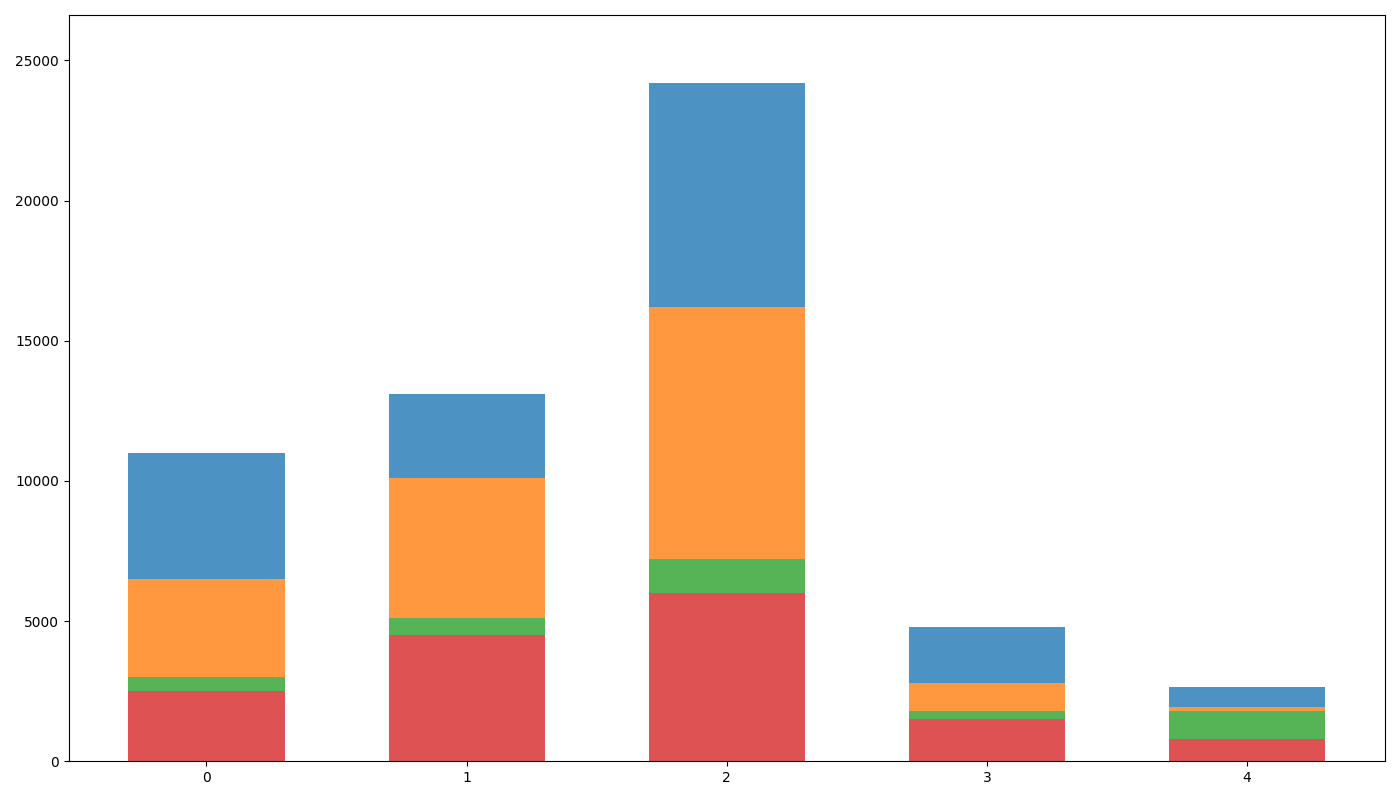

The script that drew this image:
import matplotlib.pyplot as plt
import numpy as np

regions = ['North America', 'Europe', 'Asia', 'South America', 'Africa']

# Data for each region
na_recovery = [2500, 500, 3500, 4500]
eu_recovery = [4500, 600, 5000, 3000]
asia_recovery = [6000, 1200, 9000, 8000]
sa_recovery = [1500, 300, 1000, 2000]
africa_recovery = [800, 1000, 150, 700]

data = np.array([na_recovery, eu_recovery, asia_recovery, sa_recovery, africa_recovery])

fig, ax = plt.subplots(figsize=(14, 8))

# Manually shuffled colors
colors = ['#d62728', '#2ca02c', '#ff7f0e', '#1f77b4']

bar_positions = np.arange(len(regions))
bar_width = 0.6

bottoms = np.zeros(len(regions))

# Plot bars
for i in range(data.shape[1]):
    ax.bar(bar_positions, data[:, i], width=bar_width, color=colors[i], bottom=bottoms, alpha=0.8)
    bottoms += data[:, i]

ax.set_xticks(bar_positions)

ax.set_ylim(0, max(data.sum(axis=1)) * 1.1)

plt.tight_layout()

plt.show()
